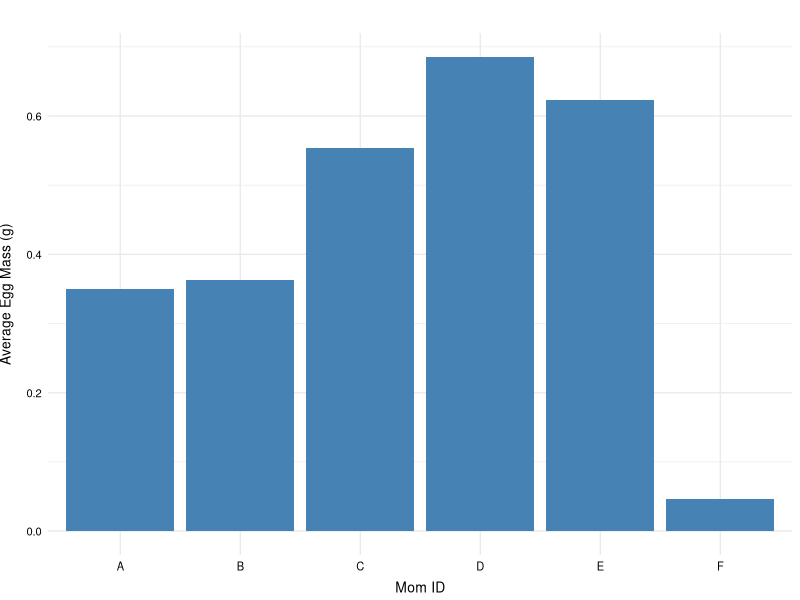
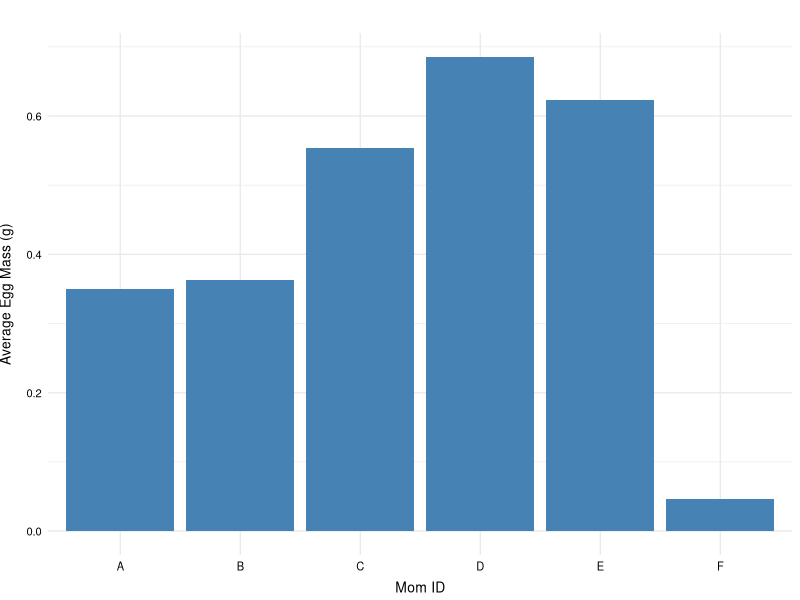
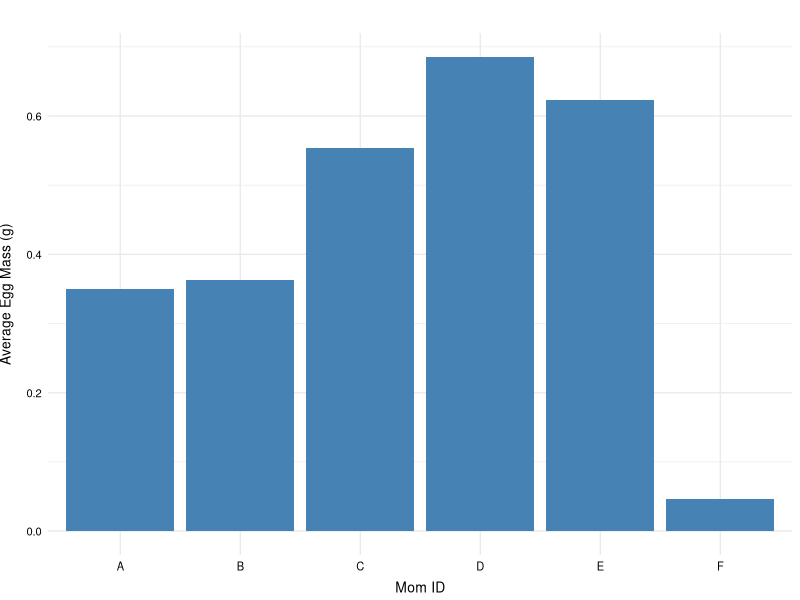
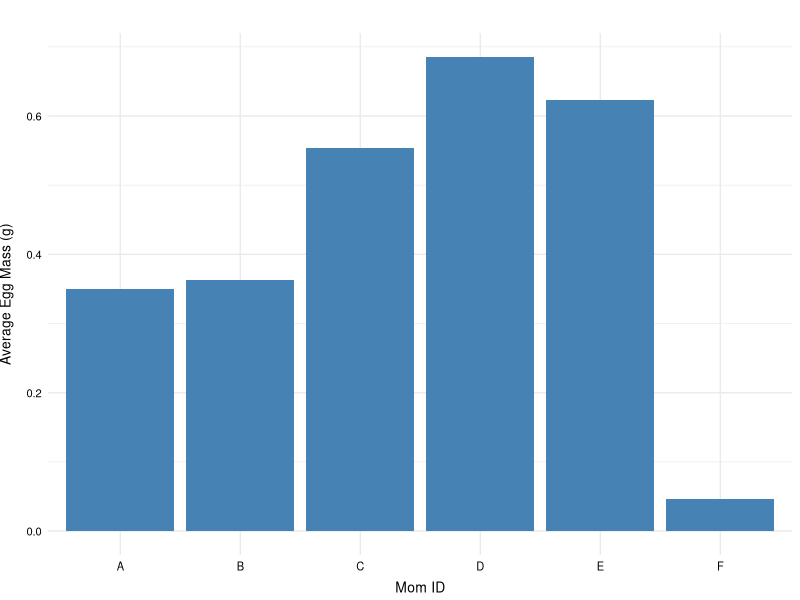
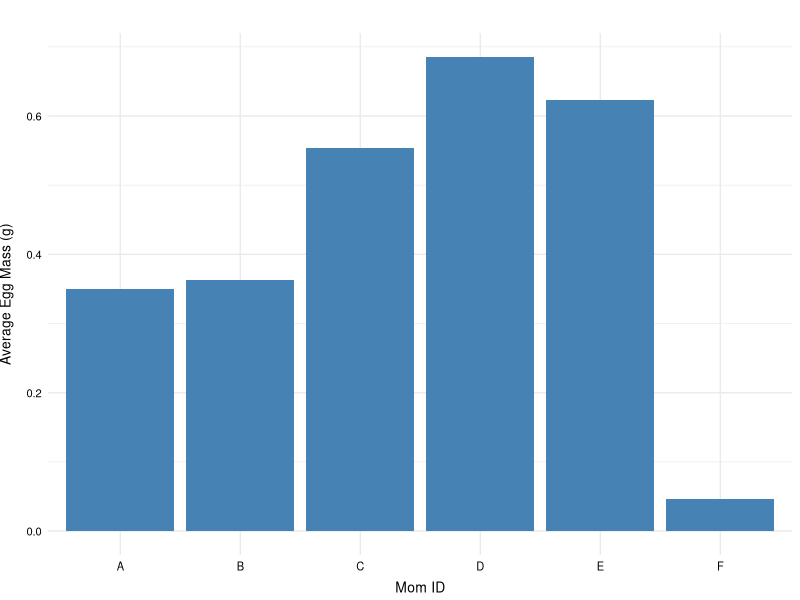
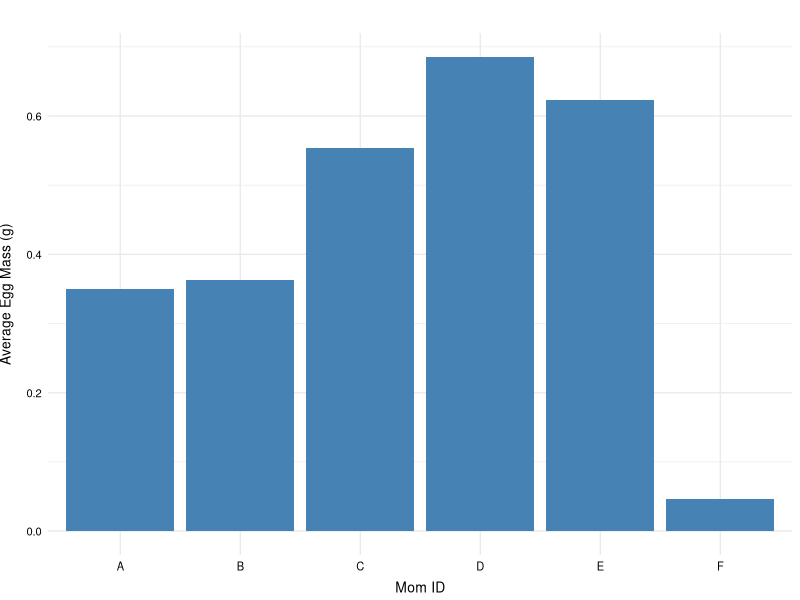

These figures' R source, in order: (Note: this script raises an error after producing the figures.)
# Final Project- Creating a Professional 3-D Figure Using GGplot within R
# Contributors- Tori Coutts, Kaitlyn Murphy, and Megan Roberts

# This script will be used after starting up the R atmosphere in which GGplot will be ran.

# Sets current working directory to where R will be ran and graphs will be saved
#setwd("/Users/Desktop")

# Installing GGplot, if needed
#print("Do you have GGplot previously installed? (Y/N)")
#response1 = select.list(c("Y","N"), preselect=NULL, multiple=FALSE)
#if(response1=="N") {install.packages('ggplot2')}

# Starting up GGplot
library(ggplot2)

# Reading the CSV file and making sure R uploaded it correctly
datum=read.csv("Example_Data_Modified.csv")
head (datum)

# Choosing the plotting and output type
#cat("Choose which graph and file type you would like:
#    1-1: Bar graph/Tiff
#    1-2: Bar graph/PNG
#    1-3: Bar graph/JPEG
#    2-1: Point graph/Tiff
#    2-2: Point graph/PNG
#    2-3: Point graph/JPEG
#    3-1: Line graph/Tiff
#    3-2: Line graph/PNG
#    3-3: Line graph/JPEG\n")
#response2 = select.list(c("1-1", "1-2", "1-3", "2-1", "2-2", "2-3", "3-1", "3-2", "3-3"), preselect=NULL, multiple=FALSE)

#Bar graph saved as a Tiff
#if(response2 == "1-1") {
  MomVsEggMass <- ggplot(data=datum,aes(x=MOM,y=AVGEGGMASS)) +
    geom_bar(stat="identity",fill="steelblue") +
    theme_minimal() +
    labs(title="", x="Mom ID", y="Average Egg Mass (g)") +
    theme(axis.title.x = element_text(size=10,vjust=0),
          axis.text.x = element_text(size=8,color="black"),
          axis.title.y = element_text(size=10,vjust=3),
          axis.text.y = element_text(size=8,color="black"))
  MomVsEggMass
  ggsave(file="MomVsEggMass.tiff")
#}

#Bar graph saved as a PNG
#if(response2 == "1-2") {
  MomVsEggMass <- ggplot(data=datum,aes(x=MOM,y=AVGEGGMASS)) +
    geom_bar(stat="identity",fill="steelblue") +
    theme_minimal() +
    labs(title="", x="Mom ID", y="Average Egg Mass (g)") +
    theme(axis.title.x = element_text(size=10,vjust=0),
          axis.text.x = element_text(size=8,color="black"),
          axis.title.y = element_text(size=10,vjust=3),
          axis.text.y = element_text(size=8,color="black"))
  MomVsEggMass
  ggsave(file="MomVsEggMass.png")
#}

#Bar graph saved as a JPEG
#if(response2 == "1-3") {
  MomVsEggMass <- ggplot(data=datum,aes(x=MOM,y=AVGEGGMASS)) +
    geom_bar(stat="identity",fill="steelblue") +
    theme_minimal() +
    labs(title="", x="Mom ID", y="Average Egg Mass (g)") +
    theme(axis.title.x = element_text(size=10,vjust=0),
          axis.text.x = element_text(size=8,color="black"),
          axis.title.y = element_text(size=10,vjust=3),
          axis.text.y = element_text(size=8,color="black"))
  MomVsEggMass
  ggsave(file="MomVsEggMass.jpg")
#}

#Point graph saved as a Tiff
#if (response2 == "2-1") {
  #Begin by running a basic linear mixed-effects model and call on the summary to see the results.
  #Here I am analyzing the log of hatchling mass to hatchling snout-vent length (SVL).
  
  resultshatchmass=lme(log(MASS)~log(SVL),data=datum,random=~1|MOM,na.action=na.omit)
  
  #Next, we need to convert these values into residuals that we can plot. Do this first by creating a new dataset (datum4)
  datum4 <- datum[complete.cases(datum[,"MASS"]),]
  
  #Next, add a column wihtin the dataset that is the residuals of the linear mixed-effects model. 
  datum4$resids <- resid(resultshatchmass)
  
  #Check out a very basic boxplot of these data.
  plot(resids~EGGMASS,datum4)
  
  #Now let's graph this with GGPLOT! I will be making three graphs in one figure. 
  
  #Create the varibale that will be section (A) in our figure.
  
  bodycondition <- ggplot() +
    geom_point(data=datum4, aes(x=EGGMASS, y=resids), shape=1) +
    geom_smooth(data=datum4, aes(x=EGGMASS, y=resids), method=lm,se=FALSE, color="black") +
    theme_classic() +
    labs(title="", x="Egg mass (g) at oviposition", y="Hatchling body condition") +
    scale_x_continuous(breaks=seq(0.85,1.25,0.05), limits=c(0.85,1.25)) +
    theme(axis.title.x = element_text(size=10,vjust=0),
          axis.text.x  = element_text(size=8,color="black"),
          axis.title.y = element_text(size=10,vjust=3),
          axis.text.y  = element_text(size=8,color="black"))
  
  #Now, let's create section (B) for our figure! Again, begin by calling on the tiff function
  #Here we are plotting hatchling mass against eff mass
  
  hatchlingmass <- ggplot() +
    geom_point(data=datum4, aes(x=EGGMASS, y=MASS), shape=1) +
    geom_smooth(data=datum4, aes(x=EGGMASS, y=MASS), method=lm,se=FALSE, color="black") +
    theme_classic() +
    labs(title="", x="Egg mass (g) at oviposition", y="Hatchling mass (g)") +
    scale_x_continuous(breaks=seq(0.85,1.25,0.05), limits=c(0.85,1.25)) +
    theme(axis.title.x = element_text(size=10,vjust=0),
          axis.text.x  = element_text(size=8,color="black"),
          axis.title.y = element_text(size=10,vjust=3),
          axis.text.y  = element_text(size=8,color="black")) 
  
  #Lastly, make section (C) of our figure! This will show hatchling snout-vent length (SVL). 
  
  hatchlingsvl <- ggplot() +
    geom_point(data=datum4, aes(x=EGGMASS, y=SVL), shape=1) +
    geom_smooth(data=datum4, aes(x=EGGMASS, y=SVL), method=lm,se=FALSE, color="black") +
    theme_classic() +
    labs(title="", x="Egg mass (g) at oviposition", y="Hatchling SVL (mm)") +
    scale_x_continuous(breaks=seq(0.85,1.25,0.05), limits=c(0.85,1.25)) +
    theme(axis.title.x = element_text(size=10,vjust=0),
          axis.text.x  = element_text(size=8,color="black"),
          axis.title.y = element_text(size=10,vjust=3),
          axis.text.y  = element_text(size=8,color="black")) 
  
  #To combine them all to 1 figure, follow this script below.
  
  hatchlingmass1 <- arrangeGrob(hatchlingmass, top = textGrob("a)", x = unit(0.10, "npc")
                                                              , y = unit(0, "npc"), just=c("left","top"),
                                                              gp=gpar(col="black", fontsize=15)))
  
  hatchlingsvl1 <- arrangeGrob(hatchlingsvl, top = textGrob("b)", x = unit(0.10, "npc")
                                                            , y = unit(0, "npc"), just=c("left","top"),
                                                            gp=gpar(col="black", fontsize=15)))
  
  bodycondition1 <- arrangeGrob(bodycondition, top = textGrob("c)", x = unit(0.10, "npc")
                                                              , y   = unit(0, "npc"), just=c("left","top"),
                                                              gp=gpar(col="black", fontsize=15)))
  
  tiff("Figure1.tiff", width = 4, height = 6, units = 'in', res = 300)
  
  #Arrange them in the figure using this command.
  grid.arrange(hatchlingmass1, hatchlingsvl1, bodycondition1, ncol = 1)
  
  #Run dev.off, and check out the cool figure in your working directory.
  dev.off()
#}

#Point graph saved as a PNG
#if (response2 == "2-2") {
  #Begin by running a basic linear mixed-effects model and call on the summary to see the results.
  #Here I am analyzing the log of hatchling mass to hatchling snout-vent length (SVL).
  
  resultshatchmass=lme(log(MASS)~log(SVL),data=datum,random=~1|MOM,na.action=na.omit)
  
  #Next, we need to convert these values into residuals that we can plot. Do this first by creating a new dataset (datum4)
  datum4 <- datum[complete.cases(datum[,"MASS"]),]
  
  #Next, add a column wihtin the dataset that is the residuals of the linear mixed-effects model. 
  datum4$resids <- resid(resultshatchmass)
  
  #Check out a very basic boxplot of these data.
  plot(resids~EGGMASS,datum4)
  
  #Now let's graph this with GGPLOT! I will be making three graphs in one figure. 
  
  #Create the varibale that will be section (A) in our figure.
  
  bodycondition <- ggplot() +
    geom_point(data=datum4, aes(x=EGGMASS, y=resids), shape=1) +
    geom_smooth(data=datum4, aes(x=EGGMASS, y=resids), method=lm,se=FALSE, color="black") +
    theme_classic() +
    labs(title="", x="Egg mass (g) at oviposition", y="Hatchling body condition") +
    scale_x_continuous(breaks=seq(0.85,1.25,0.05), limits=c(0.85,1.25)) +
    theme(axis.title.x = element_text(size=10,vjust=0),
          axis.text.x  = element_text(size=8,color="black"),
          axis.title.y = element_text(size=10,vjust=3),
          axis.text.y  = element_text(size=8,color="black"))
  
  #Now, let's create section (B) for our figure! Again, begin by calling on the tiff function
  #Here we are plotting hatchling mass against eff mass
  
  hatchlingmass <- ggplot() +
    geom_point(data=datum4, aes(x=EGGMASS, y=MASS), shape=1) +
    geom_smooth(data=datum4, aes(x=EGGMASS, y=MASS), method=lm,se=FALSE, color="black") +
    theme_classic() +
    labs(title="", x="Egg mass (g) at oviposition", y="Hatchling mass (g)") +
    scale_x_continuous(breaks=seq(0.85,1.25,0.05), limits=c(0.85,1.25)) +
    theme(axis.title.x = element_text(size=10,vjust=0),
          axis.text.x  = element_text(size=8,color="black"),
          axis.title.y = element_text(size=10,vjust=3),
          axis.text.y  = element_text(size=8,color="black")) 
  
  #Lastly, make section (C) of our figure! This will show hatchling snout-vent length (SVL). 
  
  hatchlingsvl <- ggplot() +
    geom_point(data=datum4, aes(x=EGGMASS, y=SVL), shape=1) +
    geom_smooth(data=datum4, aes(x=EGGMASS, y=SVL), method=lm,se=FALSE, color="black") +
    theme_classic() +
    labs(title="", x="Egg mass (g) at oviposition", y="Hatchling SVL (mm)") +
    scale_x_continuous(breaks=seq(0.85,1.25,0.05), limits=c(0.85,1.25)) +
    theme(axis.title.x = element_text(size=10,vjust=0),
          axis.text.x  = element_text(size=8,color="black"),
          axis.title.y = element_text(size=10,vjust=3),
          axis.text.y  = element_text(size=8,color="black")) 
  
  #To combine them all to 1 figure, follow this script below.
  
  hatchlingmass1 <- arrangeGrob(hatchlingmass, top = textGrob("a)", x = unit(0.10, "npc")
                                                              , y = unit(0, "npc"), just=c("left","top"),
                                                              gp=gpar(col="black", fontsize=15)))
  
  hatchlingsvl1 <- arrangeGrob(hatchlingsvl, top = textGrob("b)", x = unit(0.10, "npc")
                                                            , y = unit(0, "npc"), just=c("left","top"),
                                                            gp=gpar(col="black", fontsize=15)))
  
  bodycondition1 <- arrangeGrob(bodycondition, top = textGrob("c)", x = unit(0.10, "npc")
                                                              , y   = unit(0, "npc"), just=c("left","top"),
                                                              gp=gpar(col="black", fontsize=15)))
  
  png("Figure1.png", width = 4, height = 6, units = 'in', res = 300)
  
  #Arrange them in the figure using this command.
  grid.arrange(hatchlingmass1, hatchlingsvl1, bodycondition1, ncol = 1)
  
  #Run dev.off, and check out the cool figure in your working directory.
  dev.off()
#}

#if (response2 == "2-3") {
  #Begin by running a basic linear mixed-effects model and call on the summary to see the results.
  #Here I am analyzing the log of hatchling mass to hatchling snout-vent length (SVL).
  
  resultshatchmass=lme(log(MASS)~log(SVL),data=datum,random=~1|MOM,na.action=na.omit)
  
  #Next, we need to convert these values into residuals that we can plot. Do this first by creating a new dataset (datum4)
  datum4 <- datum[complete.cases(datum[,"MASS"]),]
  
  #Next, add a column wihtin the dataset that is the residuals of the linear mixed-effects model. 
  datum4$resids <- resid(resultshatchmass)
  
  #Check out a very basic boxplot of these data.
  plot(resids~EGGMASS,datum4)
  
  #Now let's graph this with GGPLOT! I will be making three graphs in one figure. 
  
  #Create the varibale that will be section (A) in our figure.
  
  bodycondition <- ggplot() +
    geom_point(data=datum4, aes(x=EGGMASS, y=resids), shape=1) +
    geom_smooth(data=datum4, aes(x=EGGMASS, y=resids), method=lm,se=FALSE, color="black") +
    theme_classic() +
    labs(title="", x="Egg mass (g) at oviposition", y="Hatchling body condition") +
    scale_x_continuous(breaks=seq(0.85,1.25,0.05), limits=c(0.85,1.25)) +
    theme(axis.title.x = element_text(size=10,vjust=0),
          axis.text.x  = element_text(size=8,color="black"),
          axis.title.y = element_text(size=10,vjust=3),
          axis.text.y  = element_text(size=8,color="black"))
  
  #Now, let's create section (B) for our figure! Again, begin by calling on the tiff function
  #Here we are plotting hatchling mass against eff mass
  
  hatchlingmass <- ggplot() +
    geom_point(data=datum4, aes(x=EGGMASS, y=MASS), shape=1) +
    geom_smooth(data=datum4, aes(x=EGGMASS, y=MASS), method=lm,se=FALSE, color="black") +
    theme_classic() +
    labs(title="", x="Egg mass (g) at oviposition", y="Hatchling mass (g)") +
    scale_x_continuous(breaks=seq(0.85,1.25,0.05), limits=c(0.85,1.25)) +
    theme(axis.title.x = element_text(size=10,vjust=0),
          axis.text.x  = element_text(size=8,color="black"),
          axis.title.y = element_text(size=10,vjust=3),
          axis.text.y  = element_text(size=8,color="black")) 
  
  #Lastly, make section (C) of our figure! This will show hatchling snout-vent length (SVL). 
  
  hatchlingsvl <- ggplot() +
    geom_point(data=datum4, aes(x=EGGMASS, y=SVL), shape=1) +
    geom_smooth(data=datum4, aes(x=EGGMASS, y=SVL), method=lm,se=FALSE, color="black") +
    theme_classic() +
    labs(title="", x="Egg mass (g) at oviposition", y="Hatchling SVL (mm)") +
    scale_x_continuous(breaks=seq(0.85,1.25,0.05), limits=c(0.85,1.25)) +
    theme(axis.title.x = element_text(size=10,vjust=0),
          axis.text.x  = element_text(size=8,color="black"),
          axis.title.y = element_text(size=10,vjust=3),
          axis.text.y  = element_text(size=8,color="black")) 
  
  #To combine them all to 1 figure, follow this script below.
  
  hatchlingmass1 <- arrangeGrob(hatchlingmass, top = textGrob("a)", x = unit(0.10, "npc")
                                                              , y = unit(0, "npc"), just=c("left","top"),
                                                              gp=gpar(col="black", fontsize=15)))
  
  hatchlingsvl1 <- arrangeGrob(hatchlingsvl, top = textGrob("b)", x = unit(0.10, "npc")
                                                            , y = unit(0, "npc"), just=c("left","top"),
                                                            gp=gpar(col="black", fontsize=15)))
  
  bodycondition1 <- arrangeGrob(bodycondition, top = textGrob("c)", x = unit(0.10, "npc")
                                                              , y   = unit(0, "npc"), just=c("left","top"),
                                                              gp=gpar(col="black", fontsize=15)))
  
  jpeg("Figure1.jpeg", width = 4, height = 6, units = 'in', res = 300)
  
  #Arrange them in the figure using this command.
  grid.arrange(hatchlingmass1, hatchlingsvl1, bodycondition1, ncol = 1)
  
  #Run dev.off, and check out the cool figure in your working directory.
  dev.off()
#}

# First graph selection is 3-1- line graph with tiff output
#if (response2 == "3-1") {
Line_Graph <- ggplot(data=datum,aes(x=EGGMASS,y=SVL)) +
    geom_line(stat="identity") +
    theme_minimal() +
    labs(title="",x="Egg mass (g) at oviposition", y="Hatchling SVL (mm)") +
    scale_x_continuous(breaks=seq(0.85,1.25,0.05), limits=c(0.85,1.0)) +
    theme(axis.title.x = element_text(size=10,vjust=0),
    axis.title.x = element_text(size=8,color="black"),
    axis.title.y = element_text(size=10,vjust=3),
    axis.title.y = element_text(size=8,color="black"))
Line_Graph
ggsave(file="Line_Graph.tiff")
#}

# Second graph selection is 3-2- line graph with png output
#if (response2 == "3-2") {
Line_Graph <- ggplot(data=datum,aes(x=EGGMASS,y=SVL)) +
    geom_line(stat="identity") +
    theme_minimal() +
    labs(title="",x="Egg mass (g) at oviposition", y="Hatchling SVL (mm)") +
    scale_x_continuous(breaks=seq(0.85,1.25,0.05), limits=c(0.85,1.0)) +
    theme(axis.title.x = element_text(size=10,vjust=0),
    axis.title.x = element_text(size=8,color="black"),
    axis.title.y = element_text(size=10,vjust=3),
    axis.title.y = element_text(size=8,color="black"))
Line_Graph
ggsave(file="Line_Graph.png")
#}

# Third graph selection is 3-3- line graph with jpeg output
#if (response2 == "3-3") {
Line_Graph <- ggplot(data=datum,aes(x=EGGMASS,y=SVL)) +
    geom_line(stat="identity") +
    theme_minimal() +
    labs(title="",x="Egg mass (g) at oviposition", y="Hatchling SVL (mm)") +
    scale_x_continuous(breaks=seq(0.85,1.25,0.05), limits=c(0.85,1.0)) +
    theme(axis.title.x = element_text(size=10,vjust=0),
    axis.title.x = element_text(size=8,color="black"),
    axis.title.y = element_text(size=10,vjust=3),
    axis.title.y = element_text(size=8,color="black"))
Line_Graph
ggsave(file="Line_Graph.jpeg")
#}
